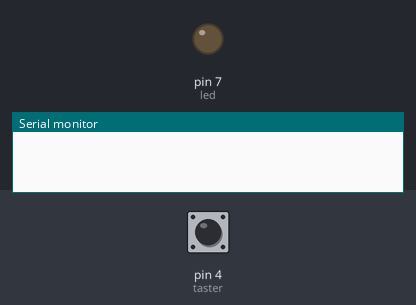
The sketch below on a simulated Arduino Uno, built with avr-gcc and run on an emulated ATmega328P. On the bench: output pins drawn as LEDs (lit = HIGH), the last lines printed to the serial monitor. The inputs (shaded band) are chosen by the test bench; at power-on: pin 4 (taster) HIGH.

Above: at 1.2 s.
1.3 s: pin 4 (taster) pulled LOW for 0.15 s
At 1.37 s:
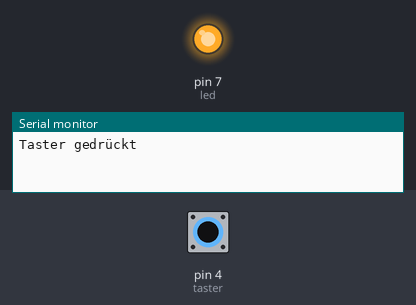
2.9 s: pin 4 (taster) pulled LOW for 3.2 s
At 6.8 s:
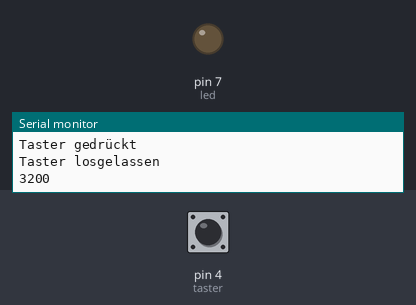
Timing chart, 0 to 8.3 s (numbered marks = the images above; inputs shaded):
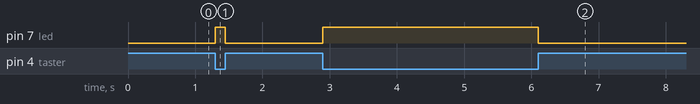

The sketch:

Taster.ino
```cpp
#define led 7
#define taster 4

long startTime;             //variable startTime wird als "long" Datentyp deklariet (Variable kann nur nicht Dezimalzahlen annehmen), wert in Millisekunden beim ersten Tastendruck
long duration;              //variable duration wird al s"long" Dateityp deklariet, Variable für die Dauer

boolean ebenGedrueckt = false;        //definiere boolsche Variable (nur true oder false)

void setup() {
  pinMode(led, OUTPUT);
  pinMode(taster, INPUT);
  Serial.begin(9600); //Serielle Schnittstelle initialisiert
  // (...)Rate der Übertragung (Menge pro Zeit), desto höher desto Fehleranfälliger, 9600 = Standardt

}

void loop() {

  // wenn Taster gedrückt = false (Spannung fällt an Wiederstand ab), wenn Taster nicht gedrückt = true (Stromkreis nicht geschlossen, an Widerstand fällt keine Spannung ab, es liegen 5V an)
  // Wiederstand nicht vergessen sonst beim Drücken Kurzschluss!!
  // immer wenn der Taster nicht true, also false ist wird ... ausgeführt

 if (!digitalRead(taster)) {                                                   // Wenn Taster gedrückt ist (false, bzw. low)

    if (!ebenGedrueckt){
    startTime = millis();                                                      // millis() -> gibt Zeit seit Start Programm an, Variable wird auf diese Zeit definiert
    //Wenn Taster gedrückt und eben nicht gedrückt war, dann ...               // ...und eben noch nicht gedrückt war, dann
    digitalWrite(led, HIGH);                                                   // LED an
    Serial.println("Taster gedrückt");                                         // Nachicht auf Schnittstelle ausgeben
    //.println -> Zeilenumbruch nach Text, nur .print alles gleiche Zeile
    ebenGedrueckt = true;                                                      // Statusvariable updaten
    delay(50);                                                                 // entprellt Taster, um bei schneller Abfrage Fehler zu vermeiden

  }

 }
 else {                                                                        // Taster nicht gedrückt, aber

  if(ebenGedrueckt){                                                           // ...Taster war eben gedrückt
  //Taster nicht mehr gedrückt, aber eben war er noch                          // LED aus
    digitalWrite(led, LOW);
    long duration = millis() - startTime;                                      // Variable wird als Differenz aus startTime und millis festgelegt, also Zeit seitdem das Programm läuft und Zeit als Schalter gedrückt = Dauer Schalterdruck
    Serial.println("Taster losgelassen");                                      // Nachicht auf Schnittstelle ausgeben
    Serial.println(duration);                                                  // Nachicht Dauer Tastendruck auf Schnittstelle ausgeben
    ebenGedrueckt = false;                                                     // Statusvariable updaten
    delay(50);                                                                 // kurz warten, um Taster zu entprellen
  }


 }

}
```

Measured:
- after the input at 1.3 s, pin 7 (led): LOW → HIGH at once, → LOW 0.15 s later
- after the input at 2.9 s, pin 7 (led): LOW → HIGH at once, → LOW 3.2 s later
